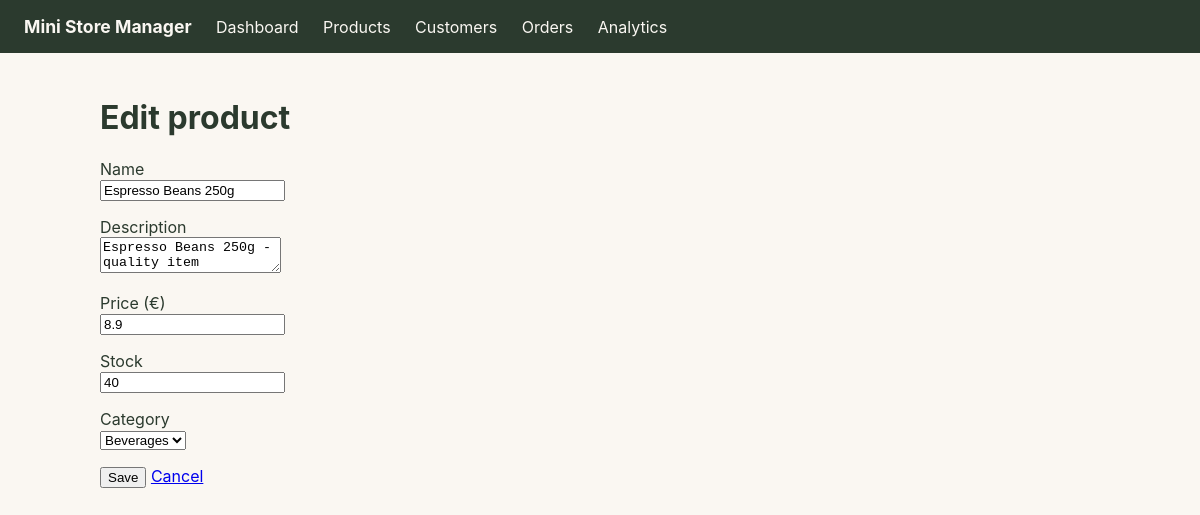
/products/1/edit, run on the app's committed database.
### tables this page shows
CREATE TABLE Product (
    id          INTEGER PRIMARY KEY AUTOINCREMENT,
    name        TEXT NOT NULL,
    description TEXT,
    price       REAL NOT NULL CHECK (price >= 0),
    stock       INTEGER NOT NULL DEFAULT 0 CHECK (stock >= 0),
    category_id INTEGER NOT NULL,
    FOREIGN KEY (category_id) REFERENCES Category(id) ON DELETE RESTRICT
);

CREATE TABLE Category (
    id          INTEGER PRIMARY KEY AUTOINCREMENT,
    name        TEXT NOT NULL UNIQUE,
    description TEXT
);

### src/app.py (the view, shortened to what this page needs)
@app.route("/products/<int:product_id>/edit", methods=["GET", "POST"])
def product_edit(product_id):
    db = get_db()
    product = db.execute("SELECT * FROM Product WHERE id = ?", (product_id,)).fetchone()
    categories = db.execute("SELECT * FROM Category ORDER BY name").fetchall()
    db.close()
    return render_template("product_form.html", categories=categories, product=product)

### src/db.py (called while the page is built)
def get_db():
    conn = sqlite3.connect(DB_PATH)
    conn.row_factory = sqlite3.Row
    conn.execute("PRAGMA foreign_keys = ON")
    return conn

### src/templates/product_form.html (shortened to what this page needs)
{% extends "base.html" %}
{% block content %}
<h1>{{ 'Edit product' if product else 'New product' }}</h1>
<form method="post">
    <p>
        <label>Name</label><br>
        <input type="text" name="name" required value="{{ product.name if product else '' }}">
    </p>
    <p>
        <label>Description</label><br>
        <textarea name="description">{{ product.description if product else '' }}</textarea>
    </p>
    <p>
        <label>Price (€)</label><br>
        <input type="number" step="0.01" min="0" name="price" required value="{{ product.price if product else '' }}">
    </p>
    <p>
        <label>Stock</label><br>
        <input type="number" step="1" min="0" name="stock" required value="{{ product.stock if product else '' }}">
    </p>
    <p>
        <label>Category</label><br>
        <select name="category_id" required>
            {% for c in categories %}
            <option value="{{ c.id }}"
                {% if product and (product.category_id|string == c.id|string) %}selected{% endif %}>
                {{ c.name }}
            </option>
            {% endfor %}
        </select>
    </p>
    <button type="submit">Save</button>
    <a href="{{ url_for('products') }}">Cancel</a>
</form>
{% endblock %}

### src/templates/base.html (style rules this page uses)
body { font-family: -apple-system, "Segoe UI", Helvetica, Arial, sans-serif; background: #FAF7F2; color: #2B3A2E; margin: 0; }

### data on the page
Product: name "Espresso Beans 250g", description "Espresso Beans 250g - quality item", price "8.9", stock "40", category_id "Beverages"

### other printed values
{{ 'Edit product' if product else 'New product' }} "Edit product"
